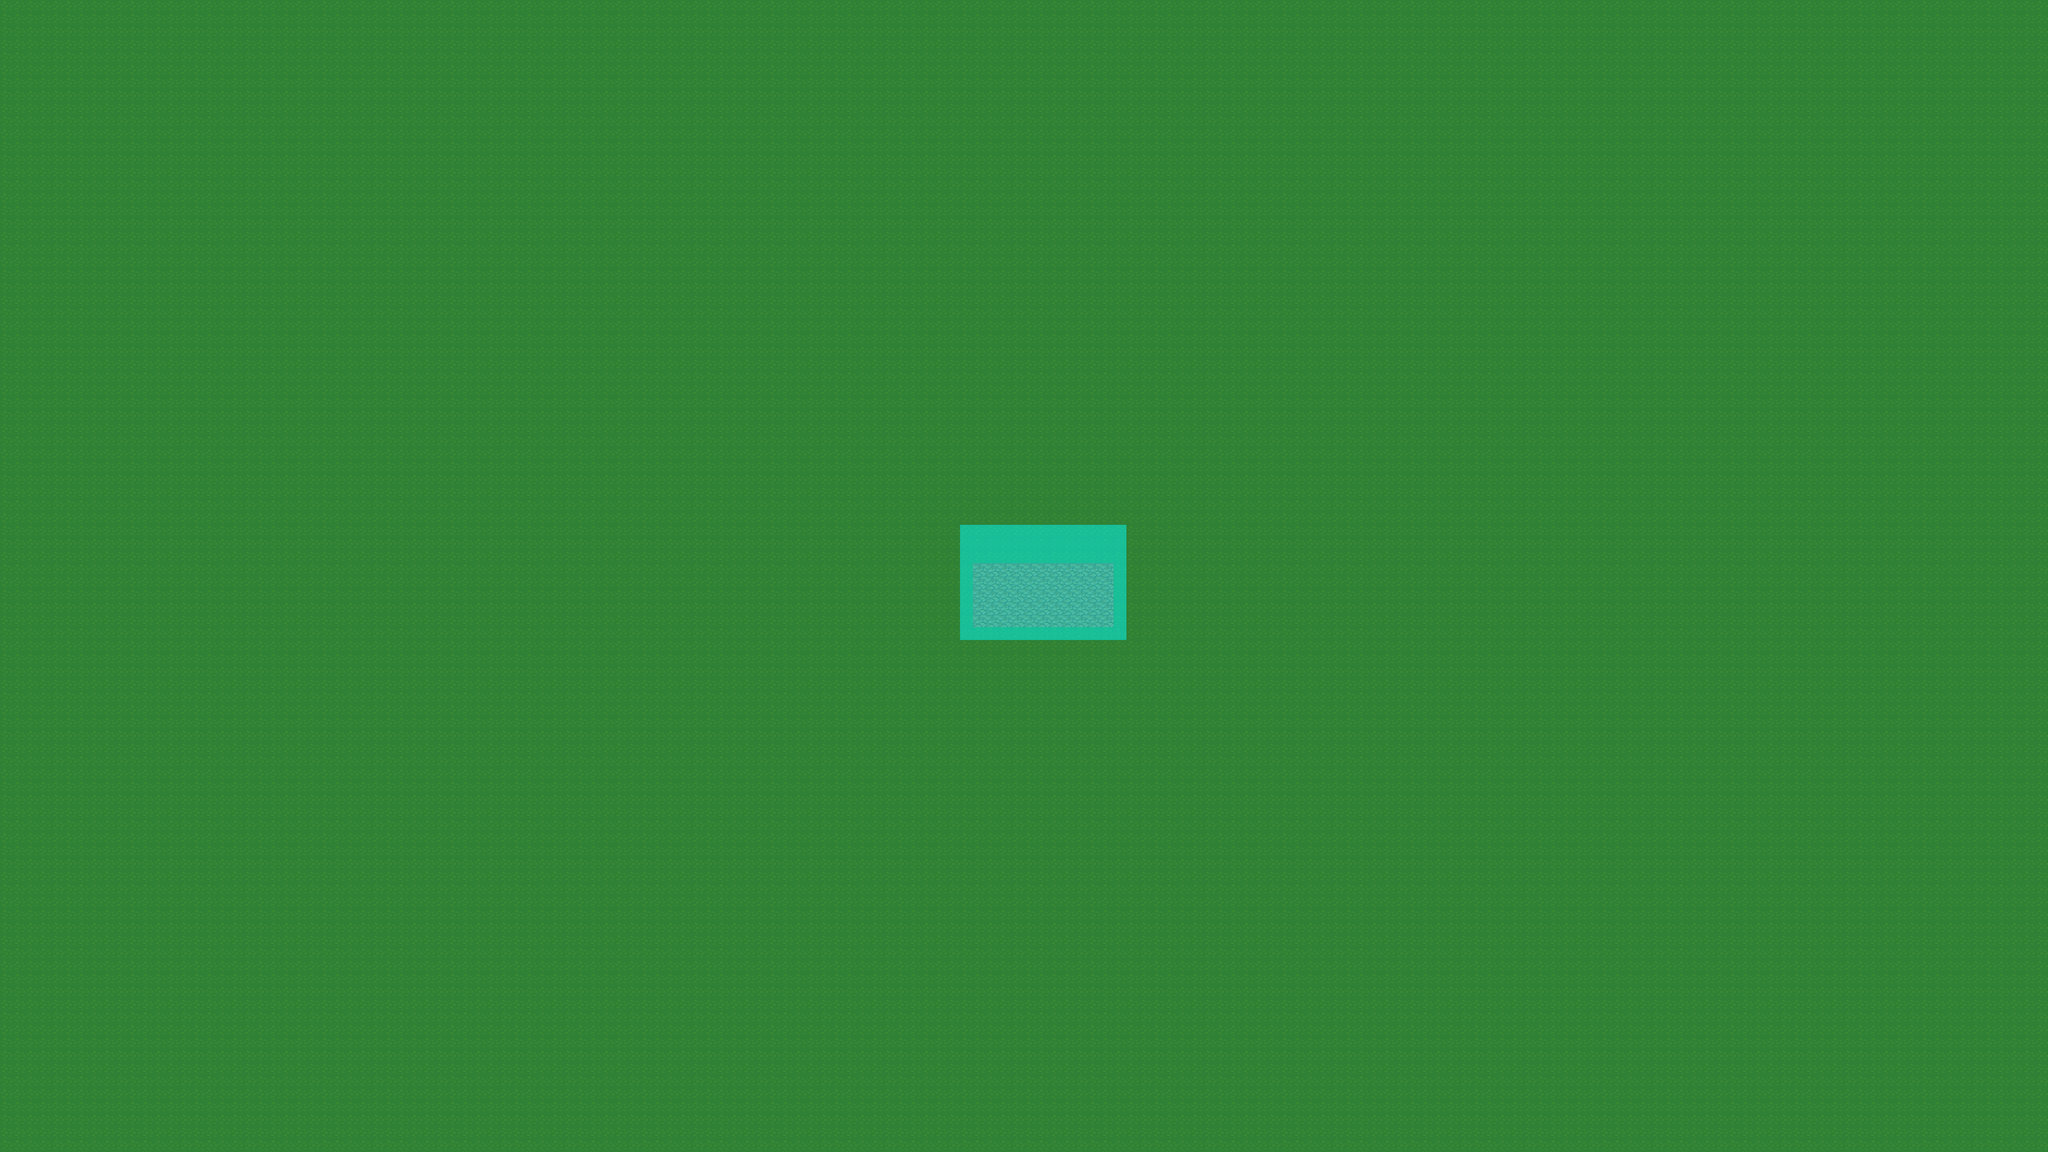

Tiled map render using the project's own tile images. Description and the map definition, with tile-layer contents summarised, below:
An orthogonal 160x90 tile map with 32x32 px tiles, 2 tile layers (ground, module_view), 3 tilesets and 3 objects (sub_map, door, player_spawn).

<map version="1.0" orientation="orthogonal" renderorder="right-down" width="160" height="90" tilewidth="32" tileheight="32" nextobjectid="20">
 <tileset firstgid="1" name="forest_tiles" tilewidth="32" tileheight="32">
  <image source="../res/img/tiles/forest_tiles.png" width="512" height="512" />
 </tileset>
 <tileset firstgid="257" name="PathAndObjects_0" tilewidth="32" tileheight="32">
  <image source="../res/img/tiles/PathAndObjects_0.png" width="512" height="512" />
 </tileset>
 <tileset firstgid="513" name="colors" tilewidth="32" tileheight="32">
  <image source="../res/img/tiles/colors.png" width="192" height="224" />
 </tileset>
 <layer name="ground" width="160" height="90">
  <data>[14400 cells, 14400 non-empty, 2 distinct tile ids]</data>
 </layer>
 <objectgroup name="objects">
  <object id="15" name="home0" type="sub_map" gid="543" x="2400" y="1344">
   <properties>
    <property name="id" value="0" />
    <property name="sub_map" value="house0_f0" />
   </properties>
  </object>
  <object id="18" name="home0_door" type="door" gid="543" x="2592" y="1536">
   <properties>
    <property name="id" value="0" />
    <property name="parent" value="home0" />
    <property name="sprite" value="door" />
   </properties>
  </object>
  <object id="19" name="spawn" type="player_spawn" gid="525" x="2592" y="1728" />
 </objectgroup>
 <layer name="module_view" width="160" height="90" opacity="0.49">
  <data>[14400 cells, 117 non-empty, 1 distinct tile ids]</data>
 </layer>
</map>
